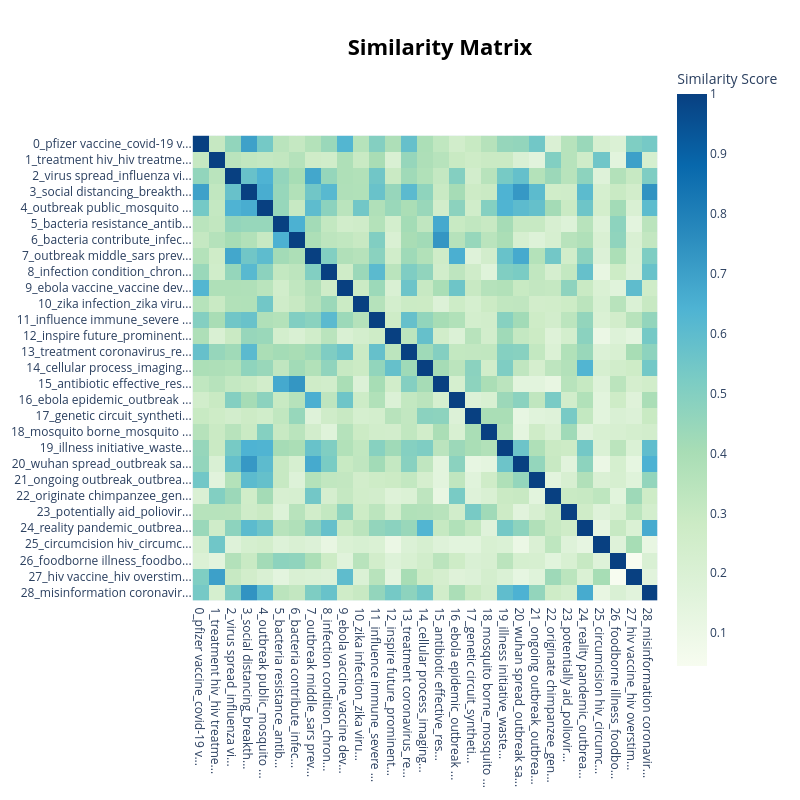

Source (notebook cell):
### Markdown cell above
### Heatmap topic

### Code cell
model.visualize_heatmap().show()

### Figure 1 — Plotly figure (JSON) as saved in the notebook; plotly's stock layout.template omitted (floating-point values rounded to 4 significant figures; data arrays with more than 128 entries replaced by an {"elided": "..."} marker saying what was removed)
{"data": [{"coloraxis": "coloraxis", "hovertemplate": "x: %{x}<br>y: %{y}<br>Similarity Score: %{z}<extra></extra>", "name": "0", "type": "heatmap", "x": ["0_pfizer vaccine_covid-19 v...", "1_treatment hiv_hiv treatme...", "2_virus spread_influenza vi...", "3_social distancing_breakth...", "4_outbreak public_mosquito ...", "5_bacteria resistance_antib...", "6_bacteria contribute_infec...", "7_outbreak middle_sars prev...", "8_infection condition_chron...", "9_ebola vaccine_vaccine dev...", "10_zika infection_zika viru...", "11_influence immune_severe ...", "12_inspire future_prominent...", "13_treatment coronavirus_re...", "14_cellular process_imaging...", "15_antibiotic effective_res...", "16_ebola epidemic_outbreak ...", "17_genetic circuit_syntheti...", "18_mosquito borne_mosquito ...", "19_illness initiative_waste...", "20_wuhan spread_outbreak sa...", "21_ongoing outbreak_outbrea...", "22_originate chimpanzee_gen...", "23_potentially aid_poliovir...", "24_reality pandemic_outbrea...", "25_circumcision hiv_circumc...", "26_foodborne illness_foodbo...", "27_hiv vaccine_hiv overstim...", "28_misinformation coronavir..."], "xaxis": "x", "y": ["0_pfizer vaccine_covid-19 v...", "1_treatment hiv_hiv treatme...", "2_virus spread_influenza vi...", "3_social distancing_breakth...", "4_outbreak public_mosquito ...", "5_bacteria resistance_antib...", "6_bacteria contribute_infec...", "7_outbreak middle_sars prev...", "8_infection condition_chron...", "9_ebola vaccine_vaccine dev...", "10_zika infection_zika viru...", "11_influence immune_severe ...", "12_inspire future_prominent...", "13_treatment coronavirus_re...", "14_cellular process_imaging...", "15_antibiotic effective_res...", "16_ebola epidemic_outbreak ...", "17_genetic circuit_syntheti...", "18_mosquito borne_mosquito ...", "19_illness initiative_waste...", "20_wuhan spread_outbreak sa...", "21_ongoing outbreak_outbrea...", "22_originate chimpanzee_gen...", "23_potentially aid_poliovir...", "24_reality pandemic_outbrea...", "25_circumcision hiv_circumc...", "26_foodborne illness_foodbo...", "27_hiv vaccine_hiv overstim...", "28_misinformation coronavir..."], "yaxis": "y", "z": {"elided": "29x29 float values"}}], "layout": {"coloraxis": {"colorbar": {"title": {"text": "Similarity Score"}}, "colorscale": [[0, "rgb(247,252,240)"], [0.125, "rgb(224,243,219)"], [0.25, "rgb(204,235,197)"], [0.375, "rgb(168,221,181)"], [0.5, "rgb(123,204,196)"], [0.625, "rgb(78,179,211)"], [0.75, "rgb(43,140,190)"], [0.875, "rgb(8,104,172)"], [1, "rgb(8,64,129)"]]}, "height": 800, "hoverlabel": {"bgcolor": "white", "font": {"family": "Rockwell", "size": 16}}, "legend": {"title": {"text": "Trend"}}, "margin": {"t": 60}, "showlegend": true, "title": {"font": {"color": "Black", "size": 22}, "text": "<b>Similarity Matrix</b>", "x": 0.55, "xanchor": "center", "y": 0.95, "yanchor": "top"}, "width": 800, "xaxis": {"anchor": "y", "constrain": "domain", "domain": [0, 1], "scaleanchor": "y"}, "yaxis": {"anchor": "x", "autorange": "reversed", "constrain": "domain", "domain": [0, 1]}}}
